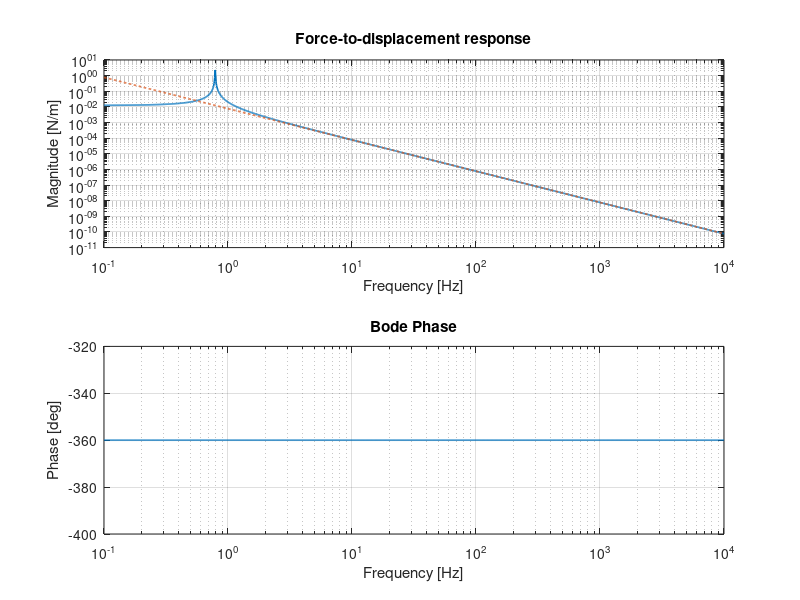

This chart was generated by the following MATLAB code:
clear; clc; close all;
%% Response
% Parameters
M = 3.29;       % mass (kg)
L = 0.4;        % length (m)
g = 9.81;       % gravity (m/s^2)

% natural frequency
w_n = sqrt(g/L);

% frequency vector (rad/s)
f = logspace(-1, 4, 2000);   % 1 Hz to 10 000 Hz
w = 2*pi*f;

% FRF: horizontal force -> horizontal displacement
HxF = 1 ./ ( M * (w_n^2 - w.^2) );   % complex if you add damping

% If you want to include small damping ratio zeta, uncomment:
% zeta = 0.01;
% HxF = 1 ./ ( M * (omega_n^2 - omega.^2 + 2i*zeta*omega_n.*omega) );

% Magnitude and phase
mag1 = abs(HxF);
phase1 = angle(HxF);


%% Response
M = 3.29;                % mass [kg]
s = tf('s');
H = -1/(M*s^2);         % free-mass transfer function

f = logspace(-1, 4, 2000);   % 1 Hz to 10 000 Hz
w = 2*pi*f;

[mag, pha] = bode(H, w);
mag2 = squeeze(mag);
pha2 = squeeze(pha);

figure;
subplot(2,1,1)
loglog(f, mag1, 'LineWidth', 1.2); grid on;
hold on
loglog(f, mag2,'--', 'LineWidth', 1.2); grid on;
xlabel('Frequency [Hz]'); ylabel('Magnitude [N/m]');
title('Force-to-displacement response');

subplot(2,1,2)
%semilogx(f, pha1, 'LineWidth', 1.2); grid on;
%hold on
semilogx(f, pha2, 'LineWidth', 1.2); grid on;
xlabel('Frequency [Hz]'); ylabel('Phase [deg]');
title('Bode Phase');

%% required power calculation


Lf  = 3e-18;    % [m/sqrt(Hz)]  target sensitivity ETpathfinder
SNR = 100;      % [-]           desired SNR
c   = 3e8;      % [m/s]         speed of light
Sf  = 8e-5;     % [m/N]         force to displacement response 
T   = 10;       % [s]           integration time

%required power [mW]
P = c/(2*Sf)*Lf*SNR/sqrt(T) *1000
